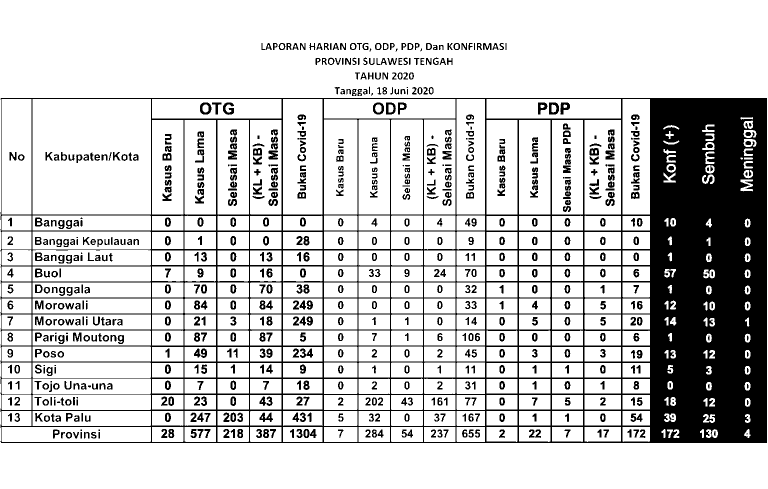
#> input picture tesseract-ocr/Text-Extraction-Table-Image/images/bw.png, 1536 x 978 px, given in place of your_image.png, which was not available (shown at 1/2 size)
$ jupyter execute --allow-errors notebook.ipynb
#> lines starting #> are read from the running program, lines starting #| are printed output that depends on the picture; after the words box and inside, x2 and y2 are one past the last pixel; in counts of white or black regions, pixels touching at a corner belong together; pictures that were not available may be replaced by others from this repository, and a replacement may not be noted
[cell 1]
import os

import cv2 as cv
import pytesseract


from PIL import Image


pytesseract.pytesseract.tesseract_cmd = (
    r"C:\Users\Nutthawoot\AppData\Local\Programs\Tesseract-OCR\tesseract.exe"
)


import numpy as np


import pandas as pd

[cell 2]
# Get the list of all files in the screenshot directory
files = os.listdir("screenshots")

# sorted(files)
img_list = [
    os.path.join(os.curdir, "screenshots", img)
    for img in files
    if img.startswith("Scr")
]
img_list.sort()
img_list

[cell 3]
def list_all_screenshots(path: str) -> list:
    """list_all_screenshots _summary_

    _extended_summary_

    :param path: _description_
    :type path: str
    :return: list of path to screenshots in the directory
    :rtype: list
    """

    # Get the list of all files in the screenshot directory
    files = os.listdir(path)

    # filter only screenshot files and keep them into a list
    scrshot_list = [
        os.path.join(os.curdir, path, scrshot)
        for scrshot in files
        if scrshot.startswith("Scr")
    ]
    scrshot_list.sort()
    print(f"{len(scrshot_list)} screenshots were found.\n{scrshot_list}")
    return scrshot_list

[cell 4]
img_list = list_all_screenshots("screenshots")

list(map(lambda x: Image.open(x).size, img_list))

[cell 5]
# [48 lines left out: functions crop_image, get_grayscale, get_binary, not called in this run]

#> (a cell that did not finish here is left out)

[cell 7]
# Print the files
crop_img_list = []
for img_path in img_list:
    crop_img = crop_image(image_path=img_path)
    crop_img_list.append(crop_img)
crop_img_list

#> (a cell that did not finish here is left out)

[cell 9]
# Save the final image
path_save = os.path.join(os.curdir, "screenshots", "final_3-1.jpg")
#> (the rest of this cell did not finish here and is left out)

#> (a cell that did not finish here is left out)

#> (a cell that did not finish here is left out)

#> (a cell that did not finish here is left out)

[cell 13]
# Load the image from file
img = Image.open("your_image.png") # type: ignore
#> img is the input picture: PIL image 1536x978 L; 79.9% white; 793 black regions (36 under 20 px), largest, box (x1, y1, x2, y2) and area: (1, 196, 1534, 886) 226488, (1098, 205, 1118, 229) 311, (446, 205, 468, 230) 309

# Use Tesseract to do OCR on the image
#> (the rest of this cell did not finish here and is left out)

[cell 14]
upper = 560
lower = 915
left = 560
right = 1700
# Define the area to be cropped (left, upper, right, lower)
crop_area = (left, upper, right, lower)
print(f"{crop_area=}")
# Crop the image
img_cropped = img.crop(crop_area)
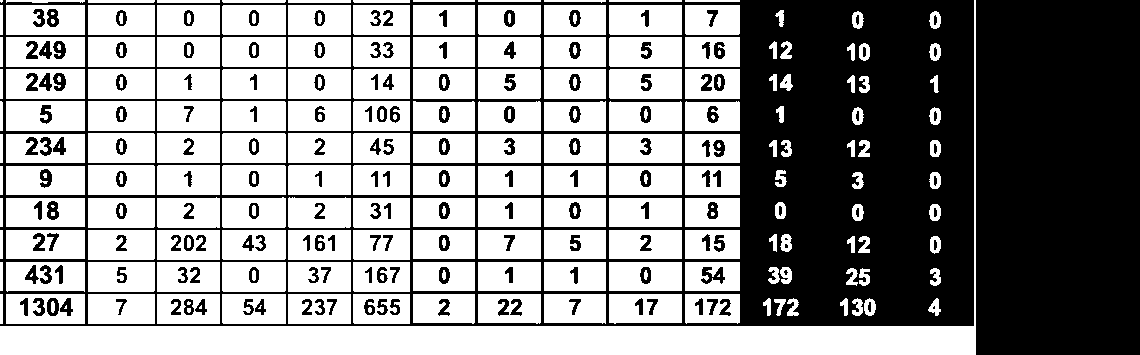
#> img_cropped: PIL image 1140x355 L; 57% white; 178 black regions (5 under 20 px), largest, box (x1, y1, x2, y2) and area: (0, 0, 974, 326) 99396, (976, 0, 1140, 355) 58220, (701, 267, 725, 284) 224
# Display the cropped image
img_cropped

[cell 15]
upper = 230
lower = 400
left = 560
right = 1700
# Define the area to be cropped (left, upper, right, lower)
crop_area_topthree = (left, upper, right, lower)
print(f"{crop_area_topthree=}")
# Crop the image
img_cropped_topthree = img.crop(crop_area_topthree)
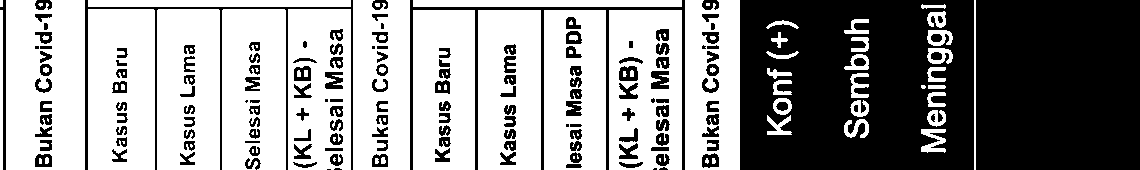
#> img_cropped_topthree: PIL image 1140x170 L; 57.5% white; 157 black regions (12 under 20 px), largest, box (x1, y1, x2, y2) and area: (740, 0, 974, 170) 35295, (976, 0, 1140, 170) 27880, (410, 0, 685, 170) 3267
# Display the cropped image
img_cropped_topthree

$ run again, on tesseract-ocr/Text-Extraction-Table-Image/images/bw_invert.png
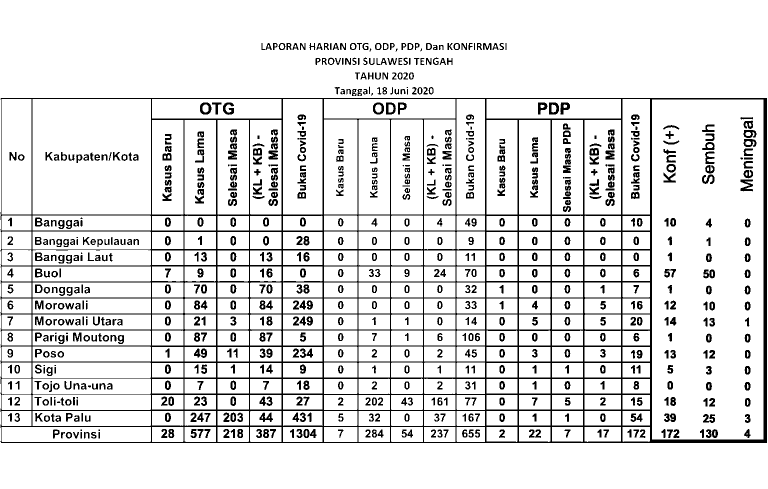
#> input picture tesseract-ocr/Text-Extraction-Table-Image/images/bw_invert.png, 1536 x 978 px, given in place of your_image.png, which was not available (shown at 1/2 size)
#> img is the input picture: PIL image 1536x978 L; 88.5% white; 841 black regions (31 under 20 px), largest, box (x1, y1, x2, y2) and area: (1, 196, 1534, 886) 87071, (1481, 359, 1506, 383) 352, (1098, 205, 1118, 229) 311
#> `img_cropped = img.crop(crop_area)`:
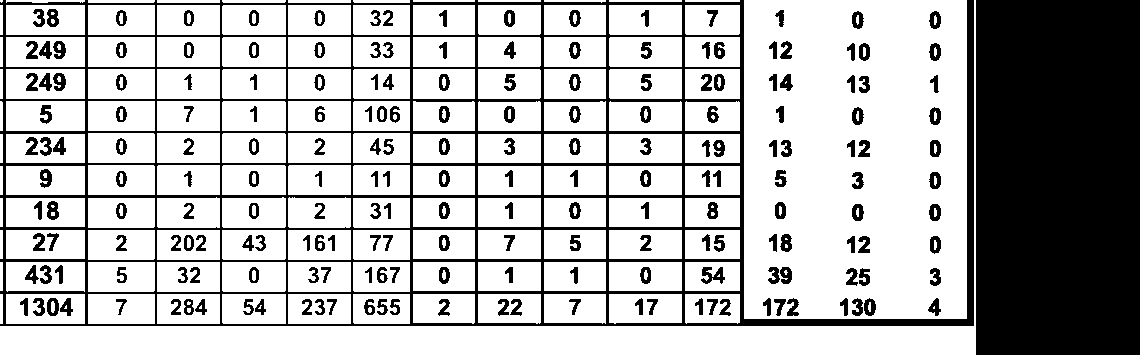
#> img_cropped: PIL image 1140x355 L; 71.9% white; 204 black regions, largest, box (x1, y1, x2, y2) and area: (976, 0, 1140, 355) 58220, (0, 0, 974, 326) 33967, (701, 267, 725, 284) 224
#> `img_cropped_topthree = img.crop(crop_area_topthree)`:
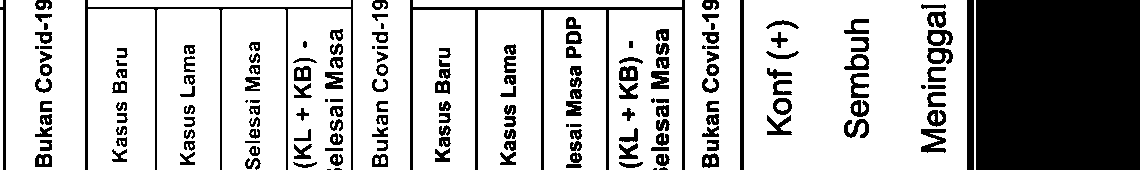
#> img_cropped_topthree: PIL image 1140x170 L; 72.8% white; 174 black regions (13 under 20 px), largest, box (x1, y1, x2, y2) and area: (976, 0, 1140, 170) 27880, (410, 0, 685, 170) 3267, (85, 0, 353, 170) 2347
